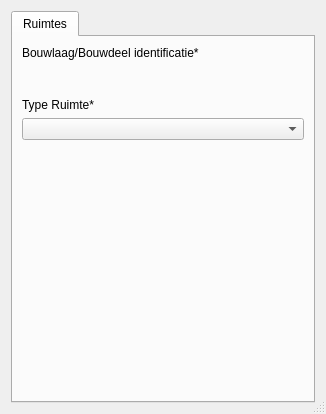
<?xml version="1.0" encoding="UTF-8"?>
<ui version="4.0">
 <class>pand_id_2</class>
 <widget class="QDialog" name="pand_id_2">
  <property name="geometry">
   <rect>
    <x>0</x>
    <y>0</y>
    <width>326</width>
    <height>414</height>
   </rect>
  </property>
  <property name="windowTitle">
   <string>Dialog</string>
  </property>
  <property name="autoFillBackground">
   <bool>false</bool>
  </property>
  <property name="sizeGripEnabled">
   <bool>true</bool>
  </property>
  <layout class="QVBoxLayout" name="verticalLayout">
   <item>
    <widget class="QTabWidget" name="Objectgegevens_2">
     <property name="sizePolicy">
      <sizepolicy hsizetype="Preferred" vsizetype="Preferred">
       <horstretch>0</horstretch>
       <verstretch>0</verstretch>
      </sizepolicy>
     </property>
     <property name="autoFillBackground">
      <bool>true</bool>
     </property>
     <property name="currentIndex">
      <number>0</number>
     </property>
     <property name="documentMode">
      <bool>false</bool>
     </property>
     <widget class="QWidget" name="Ruimtes">
      <attribute name="title">
       <string>Ruimtes</string>
      </attribute>
      <layout class="QVBoxLayout" name="verticalLayout_2">
       <item>
        <widget class="QLabel" name="label_3">
         <property name="text">
          <string>Bouwlaag/Bouwdeel identificatie*</string>
         </property>
        </widget>
       </item>
       <item>
        <widget class="QgsRelationReferenceWidget" name="bouwlaag_id" native="true">
         <property name="sizePolicy">
          <sizepolicy hsizetype="Preferred" vsizetype="Preferred">
           <horstretch>0</horstretch>
           <verstretch>0</verstretch>
          </sizepolicy>
         </property>
         <property name="minimumSize">
          <size>
           <width>0</width>
           <height>26</height>
          </size>
         </property>
         <property name="whatsThis">
          <string/>
         </property>
        </widget>
       </item>
       <item>
        <widget class="QLabel" name="label_6">
         <property name="text">
          <string>Type Ruimte*</string>
         </property>
        </widget>
       </item>
       <item>
        <widget class="QComboBox" name="ruimten_type_id">
         <property name="maxVisibleItems">
          <number>30</number>
         </property>
        </widget>
       </item>
       <item>
        <widget class="QLabel" name="label">
         <property name="text">
          <string/>
         </property>
         <property name="pixmap">
          <pixmap>../../config/objecten/ui/vlakken_legenda.PNG</pixmap>
         </property>
        </widget>
       </item>
       <item>
        <spacer name="verticalSpacer">
         <property name="orientation">
          <enum>Qt::Vertical</enum>
         </property>
         <property name="sizeHint" stdset="0">
          <size>
           <width>0</width>
           <height>0</height>
          </size>
         </property>
        </spacer>
       </item>
      </layout>
      <zorder>verticalSpacer</zorder>
      <zorder>label_3</zorder>
      <zorder>bouwlaag_id</zorder>
      <zorder>ruimten_type_id</zorder>
      <zorder>label_6</zorder>
      <zorder>label</zorder>
     </widget>
    </widget>
   </item>
  </layout>
 </widget>
 <customwidgets>
  <customwidget>
   <class>QgsRelationReferenceWidget</class>
   <extends>QWidget</extends>
   <header>qgsrelationreferencewidget.h</header>
  </customwidget>
 </customwidgets>
 <resources/>
 <connections/>
</ui>
